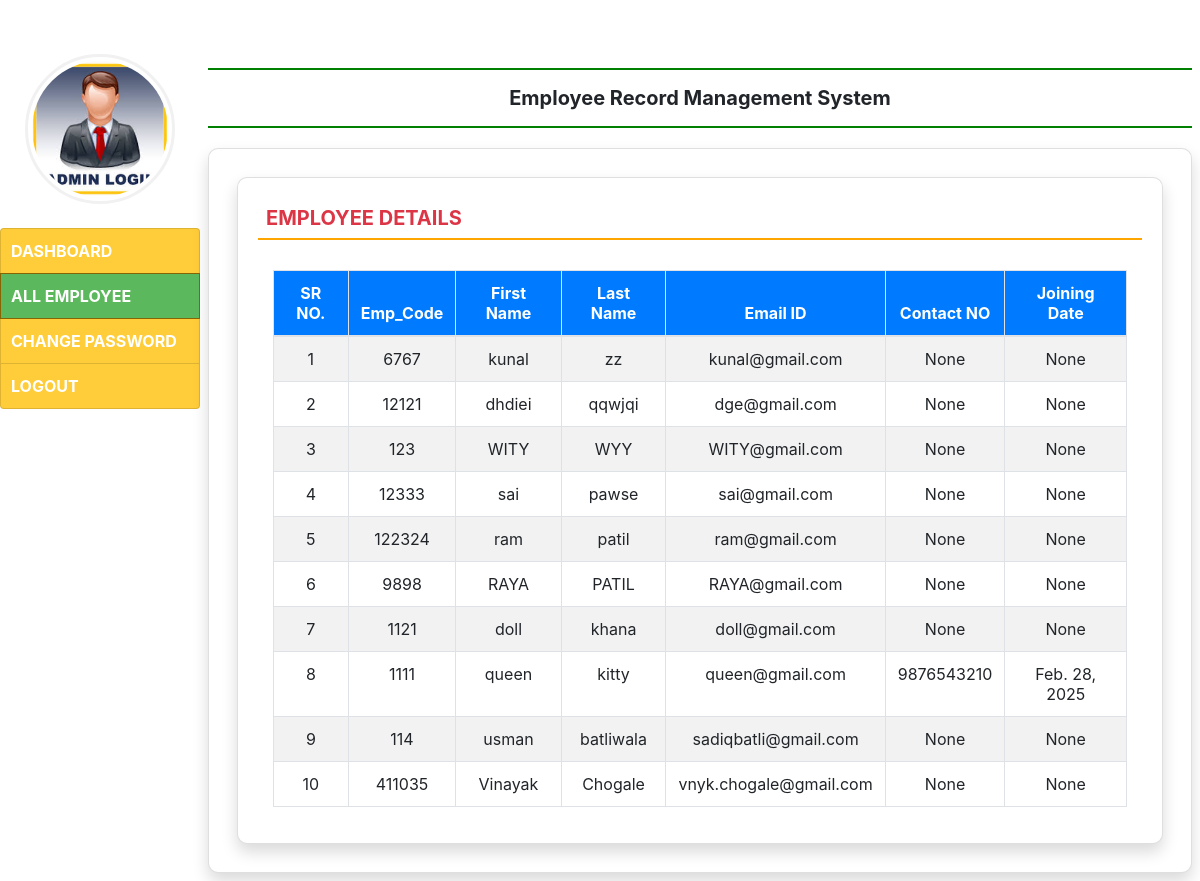
The app's page /all_employee_view/ (signed in) with its own data.
### employee/models.py (models this page shows, shortened)
class EmployeeDetail(models.Model):
    user = models.ForeignKey(User,on_delete=models.CASCADE)
    empcode = models.CharField(max_length=50)
    empdept = models.CharField(max_length=100,null=True)
    designation = models.CharField(max_length=100,null=True)
    contact = models.CharField(max_length=15,null=True)
    gender = models.CharField(max_length=50,null=True)
    joiningdate = models.DateField(null=True)

### employee/views.py (the view)
# urls.py: path('all_employee_view/', all_employee_view, name='all_employee_view'),
def all_employee_view(request):
    if not request.user.is_authenticated:
        return redirect('admin_login')
    employee = EmployeeDetail.objects.all()
    return  render(request, 'all_employee_view.html',locals())

### employee/templates/all_employee_view.html
{% extends 'admin_base.html' %}
{% block main %}
<div class="card shadow m-2">
    <div class="card-body">
        <h5 class="p-2 text-danger" style="border-bottom : 2px solid orange; font-weight: bold;">EMPLOYEE DETAILS</h5>
        <div class="container-fluid">
            <table class="table table-bordered table-hover table-striped" id="example">
                <thead class="bg-primary text-white">
                    <tr>
                        <th class="text-center">SR NO.</th>
                        <th class="text-center">Emp_Code</th>
                        <th class="text-center">First Name</th>
                        <th class="text-center">Last Name</th>
                        <th class="text-center">Email ID</th>
                        <th class="text-center">Contact NO</th>
                        <th class="text-center">Joining Date</th>
                    </tr>
                </thead>
                <tbody>
                    {% for i in employee %}
                    <tr>
                        <td class="text-center">{{ forloop.counter }}</td>
                        <td class="text-center">{{ i.empcode }}</td>
                        <td class="text-center">{{ i.user.first_name }}</td>
                        <td class="text-center">{{ i.user.last_name }}</td>
                        <td class="text-center">{{ i.user.username }}</td>
                        <td class="text-center">{{ i.contact }}</td>
                        <td class="text-center">{{ i.joiningdate }}</td>
                    </tr>
                    {% endfor %}
                </tbody>
            </table>
        </div>
    </div>
</div>
{% endblock %}

### employee/templates/admin_base.html (shortened to what this page needs)
{% load static %}
<html lang="en">
<head>
    <link rel="stylesheet" href="https://cdn.jsdelivr.net/npm/bootstrap@4.6.2/dist/css/bootstrap.min.css">
    <link rel="stylesheet" href="https://use.fontawesome.com/releases/v5.7.0/css/all.css">
    <link rel="stylesheet" href="https://cdn.datatables.net/2.2.2/css/dataTables.dataTables.css">
    <link rel="stylesheet" href="https://cdn.datatables.net/buttons/3.2.2/css/buttons.dataTables.css">
</head>
<body>
<div class="container-fluid">
    <div class="row">
        <div class="col-sm-2 p-0">
            <center>
                <img src="{% static 'images/superadmin.jpg' %}" width="150" height="100" class="img-thumbnail rounded-circle my-4">
            </center>
            <div class="list-group">
                <a href="{% url 'admin_home' %}" class="list-group-item list-group-item-warning list-group-item-action{% if request.path == '/admin_home/' %} active {% endif %}">DASHBOARD</a>
                <a href="{% url 'all_employee_view' %}" class="list-group-item list-group-item-warning list-group-item-action{% if request.path == '/all_employee_view/' %} active {% endif %}">ALL EMPLOYEE</a>
                <a href="{% url 'change_passwordadmin' %}" class="list-group-item list-group-item-warning list-group-item-action{% if request.path == '/change_passwordadmin/' %} active {% endif %}">CHANGE PASSWORD</a>
                <a href="{% url 'logout' %}" class="list-group-item list-group-item-warning list-group-item-action">LOGOUT</a>
            </div>
        </div>
        <div class="col-sm-10 p-0">
            <div class="container-fluid p-2">
                <h5 class="text-center p-3 font-weight-bold" style="border-bottom : 2px solid green ; border-top : 2px solid green">Employee Record Management System</h5>
                <div class="card shadow" style="min-height: 89vh;">
                    <div class="card-body">
                        {% block main %}
                        {% endblock %}
                    </div>
                </div>
            </div>
        </div>
    </div>
</div>
</body>
</html>

### employee/templates/admin_base.html (style rules this page uses)
.list-group-item { padding: 10px !important; }
.card { margin-top: 20px; border-radius: 10px; }
.list-group-item-warning { background-color: #ffcd39; color: white; font-weight: bold; }
.active { background-color: #5cb85c !important; color: white !important; }
.container-fluid { margin-top: 30px; }
.img-thumbnail { border: 3px solid #f1f1f1; margin-top: 20px; }

### records on screen
EmployeeDetail: empcode "6767", user.first_name "kunal", user.last_name "zz", user.username "kunal@gmail.com", contact "None", joiningdate "None"
EmployeeDetail: empcode "12121", user.first_name "dhdiei", user.last_name "qqwjqi", user.username "dge@gmail.com", contact "None", joiningdate "None"
EmployeeDetail: empcode "123", user.first_name "WITY", user.last_name "WYY", user.username "WITY@gmail.com", contact "None", joiningdate "None"
EmployeeDetail: empcode "12333", user.first_name "sai", user.last_name "pawse", user.username "sai@gmail.com", contact "None", joiningdate "None"
EmployeeDetail: empcode "122324", user.first_name "ram", user.last_name "patil", user.username "ram@gmail.com", contact "None", joiningdate "None"
EmployeeDetail: empcode "9898", user.first_name "RAYA", user.last_name "PATIL", user.username "RAYA@gmail.com", contact "None", joiningdate "None"
EmployeeDetail: empcode "1121", user.first_name "doll", user.last_name "khana", user.username "doll@gmail.com", contact "None", joiningdate "None"
EmployeeDetail: empcode "1111", user.first_name "queen", user.last_name "kitty", user.username "queen@gmail.com", contact "9876543210", joiningdate "Feb. 28, 2025"
EmployeeDetail: empcode "114", user.first_name "usman", user.last_name "batliwala", user.username "sadiqbatli@gmail.com", contact "None", joiningdate "None"
EmployeeDetail: empcode "411035", user.first_name "Vinayak", user.last_name "Chogale", user.username "vnyk.chogale@gmail.com", contact "None", joiningdate "None"
